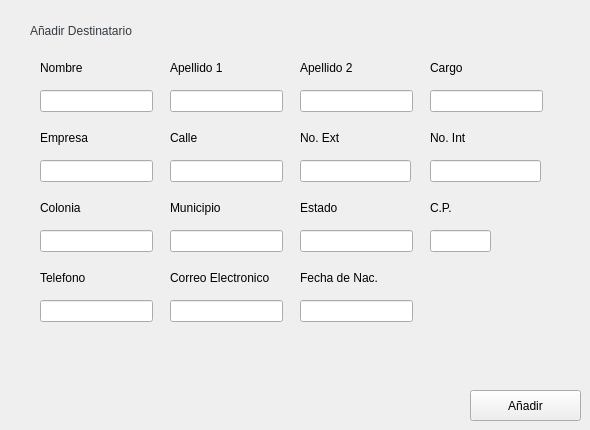
      <widget class="QWidget" name="pg_add">
       <widget class="QLabel" name="lbl_title_add">
        <property name="geometry">
         <rect>
          <x>30</x>
          <y>20</y>
          <width>201</width>
          <height>21</height>
         </rect>
        </property>
        <property name="styleSheet">
         <string notr="true">QLabel{
	font: 77 13pt &quot;Arial Black&quot;;
	color: #343a40;
	font weight: bold;
}</string>
        </property>
        <property name="text">
         <string>Añadir Destinatario</string>
        </property>
       </widget>
       <widget class="QLineEdit" name="edt_name">
        <property name="geometry">
         <rect>
          <x>40</x>
          <y>90</y>
          <width>113</width>
          <height>22</height>
         </rect>
        </property>
       </widget>
       <widget class="QLineEdit" name="edt_apellido1">
        <property name="geometry">
         <rect>
          <x>170</x>
          <y>90</y>
          <width>113</width>
          <height>22</height>
         </rect>
        </property>
       </widget>
       <widget class="QLineEdit" name="edt_apellido2">
        <property name="geometry">
         <rect>
          <x>300</x>
          <y>90</y>
          <width>113</width>
          <height>22</height>
         </rect>
        </property>
       </widget>
       <widget class="QLineEdit" name="edt_empresa">
        <property name="geometry">
         <rect>
          <x>40</x>
          <y>160</y>
          <width>113</width>
          <height>22</height>
         </rect>
        </property>
       </widget>
       <widget class="QLineEdit" name="edt_cargo">
        <property name="geometry">
         <rect>
          <x>430</x>
          <y>90</y>
          <width>113</width>
          <height>22</height>
         </rect>
        </property>
       </widget>
       <widget class="QLineEdit" name="edt_calle">
        <property name="geometry">
         <rect>
          <x>170</x>
          <y>160</y>
          <width>113</width>
          <height>22</height>
         </rect>
        </property>
       </widget>
       <widget class="QLineEdit" name="edt_ext">
        <property name="geometry">
         <rect>
          <x>300</x>
          <y>160</y>
          <width>111</width>
          <height>22</height>
         </rect>
        </property>
       </widget>
       <widget class="QLineEdit" name="edt_int">
        <property name="geometry">
         <rect>
          <x>430</x>
          <y>160</y>
          <width>111</width>
          <height>22</height>
         </rect>
        </property>
       </widget>
       <widget class="QLineEdit" name="edt_col">
        <property name="geometry">
         <rect>
          <x>40</x>
          <y>230</y>
          <width>113</width>
          <height>22</height>
         </rect>
        </property>
       </widget>
       <widget class="QLineEdit" name="edt_mun">
        <property name="geometry">
         <rect>
          <x>170</x>
          <y>230</y>
          <width>113</width>
          <height>22</height>
         </rect>
        </property>
       </widget>
       <widget class="QLineEdit" name="edt_estado">
        <property name="geometry">
         <rect>
          <x>300</x>
          <y>230</y>
          <width>113</width>
          <height>22</height>
         </rect>
        </property>
       </widget>
       <widget class="QLineEdit" name="edt_cp">
        <property name="geometry">
         <rect>
          <x>430</x>
          <y>230</y>
          <width>61</width>
          <height>22</height>
         </rect>
        </property>
       </widget>
       <widget class="QLineEdit" name="edt_tel">
        <property name="geometry">
         <rect>
          <x>40</x>
          <y>300</y>
          <width>113</width>
          <height>22</height>
         </rect>
        </property>
       </widget>
       <widget class="QLineEdit" name="edt_email">
        <property name="geometry">
         <rect>
          <x>170</x>
          <y>300</y>
          <width>113</width>
          <height>22</height>
         </rect>
        </property>
       </widget>
       <widget class="QLineEdit" name="edt_fnac">
        <property name="geometry">
         <rect>
          <x>300</x>
          <y>300</y>
          <width>113</width>
          <height>22</height>
         </rect>
        </property>
       </widget>
       <widget class="QLabel" name="lbl_nombre">
        <property name="geometry">
         <rect>
          <x>40</x>
          <y>60</y>
          <width>111</width>
          <height>16</height>
         </rect>
        </property>
        <property name="text">
         <string>Nombre</string>
        </property>
       </widget>
       <widget class="QLabel" name="lbl_apellido1">
        <property name="geometry">
         <rect>
          <x>170</x>
          <y>60</y>
          <width>111</width>
          <height>16</height>
         </rect>
        </property>
        <property name="text">
         <string>Apellido 1</string>
        </property>
       </widget>
       <widget class="QLabel" name="lbl_apellido2">
        <property name="geometry">
         <rect>
          <x>300</x>
          <y>60</y>
          <width>111</width>
          <height>16</height>
         </rect>
        </property>
        <property name="text">
         <string>Apellido 2</string>
        </property>
       </widget>
       <widget class="QLabel" name="lbl_cargo">
        <property name="geometry">
         <rect>
          <x>430</x>
          <y>60</y>
          <width>111</width>
          <height>16</height>
         </rect>
        </property>
        <property name="text">
         <string>Cargo</string>
        </property>
       </widget>
       <widget class="QLabel" name="lbl_empresa">
        <property name="geometry">
         <rect>
          <x>40</x>
          <y>130</y>
          <width>111</width>
          <height>16</height>
         </rect>
        </property>
        <property name="text">
         <string>Empresa</string>
        </property>
       </widget>
       <widget class="QLabel" name="lbl_calle">
        <property name="geometry">
         <rect>
          <x>170</x>
          <y>130</y>
          <width>111</width>
          <height>16</height>
         </rect>
        </property>
        <property name="text">
         <string>Calle</string>
        </property>
       </widget>
       <widget class="QLabel" name="lbl_ext">
        <property name="geometry">
         <rect>
          <x>300</x>
          <y>130</y>
          <width>51</width>
          <height>16</height>
         </rect>
        </property>
        <property name="text">
         <string>No. Ext</string>
        </property>
       </widget>
       <widget class="QLabel" name="lbl_int">
        <property name="geometry">
         <rect>
          <x>430</x>
          <y>130</y>
          <width>51</width>
          <height>16</height>
         </rect>
        </property>
        <property name="text">
         <string>No. Int</string>
        </property>
       </widget>
       <widget class="QLabel" name="lbl_est">
        <property name="geometry">
         <rect>
          <x>300</x>
          <y>200</y>
          <width>111</width>
          <height>16</height>
         </rect>
        </property>
        <property name="text">
         <string>Estado</string>
        </property>
       </widget>
       <widget class="QLabel" name="lbl_mun">
        <property name="geometry">
         <rect>
          <x>170</x>
          <y>200</y>
          <width>111</width>
          <height>16</height>
         </rect>
        </property>
        <property name="text">
         <string>Municipio</string>
        </property>
       </widget>
       <widget class="QLabel" name="lbl_col">
        <property name="geometry">
         <rect>
          <x>40</x>
          <y>200</y>
          <width>111</width>
          <height>16</height>
         </rect>
        </property>
        <property name="text">
         <string>Colonia</string>
        </property>
       </widget>
       <widget class="QLabel" name="lbl_cp">
        <property name="geometry">
         <rect>
          <x>430</x>
          <y>200</y>
          <width>61</width>
          <height>16</height>
         </rect>
        </property>
        <property name="text">
         <string>C.P.</string>
        </property>
       </widget>
       <widget class="QLabel" name="lbl_tel">
        <property name="geometry">
         <rect>
          <x>40</x>
          <y>270</y>
          <width>111</width>
          <height>16</height>
         </rect>
        </property>
        <property name="text">
         <string>Telefono</string>
        </property>
       </widget>
       <widget class="QLabel" name="lbl_email">
        <property name="geometry">
         <rect>
          <x>170</x>
          <y>270</y>
          <width>121</width>
          <height>16</height>
         </rect>
        </property>
        <property name="text">
         <string>Correo Electronico</string>
        </property>
       </widget>
       <widget class="QLabel" name="lbl_fnac">
        <property name="geometry">
         <rect>
          <x>300</x>
          <y>270</y>
          <width>111</width>
          <height>16</height>
         </rect>
        </property>
        <property name="text">
         <string>Fecha de Nac.</string>
        </property>
       </widget>
       <widget class="QPushButton" name="btn_add_recipient">
        <property name="geometry">
         <rect>
          <x>470</x>
          <y>390</y>
          <width>111</width>
          <height>31</height>
         </rect>
        </property>
        <property name="text">
         <string>Añadir</string>
        </property>
       </widget>
       <widget class="QLabel" name="lbl_add_msg">
        <property name="enabled">
         <bool>true</bool>
        </property>
        <property name="geometry">
         <rect>
          <x>50</x>
          <y>390</y>
          <width>161</width>
          <height>21</height>
         </rect>
        </property>
        <property name="styleSheet">
         <string notr="true">QLabel{
	font: 77 11pt &quot;Arial Black&quot;;
	color: #343a40;
	font weight: bold;
	text-align: center;
}</string>
        </property>
        <property name="text">
         <string/>
        </property>
        <property name="alignment">
         <set>Qt::AlignCenter</set>
        </property>
       </widget>
      </widget>
